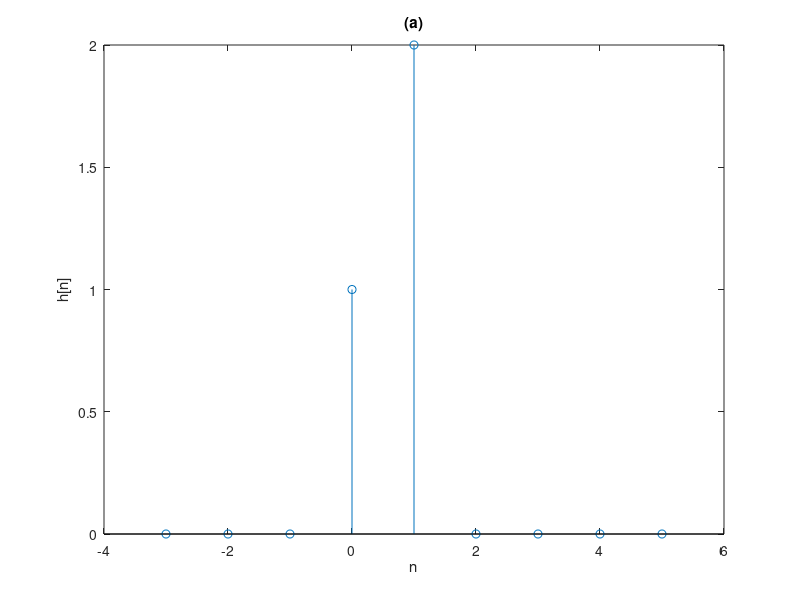
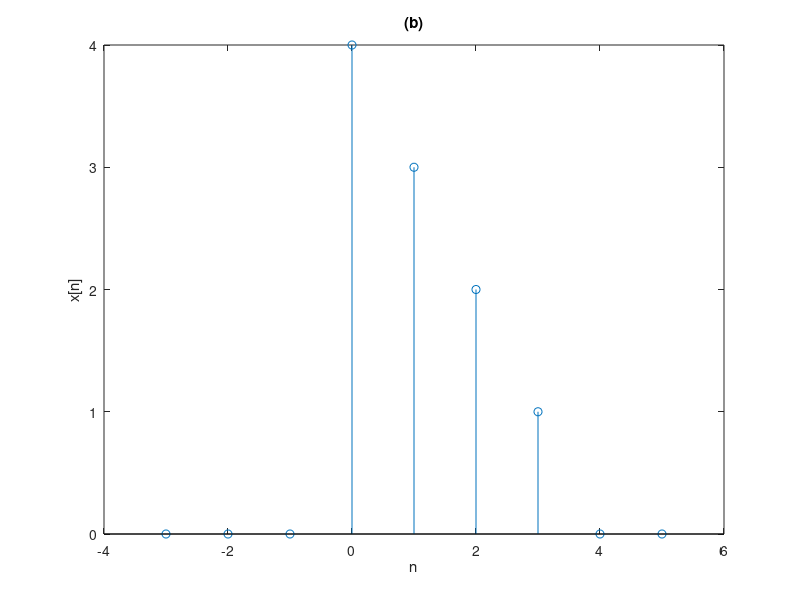
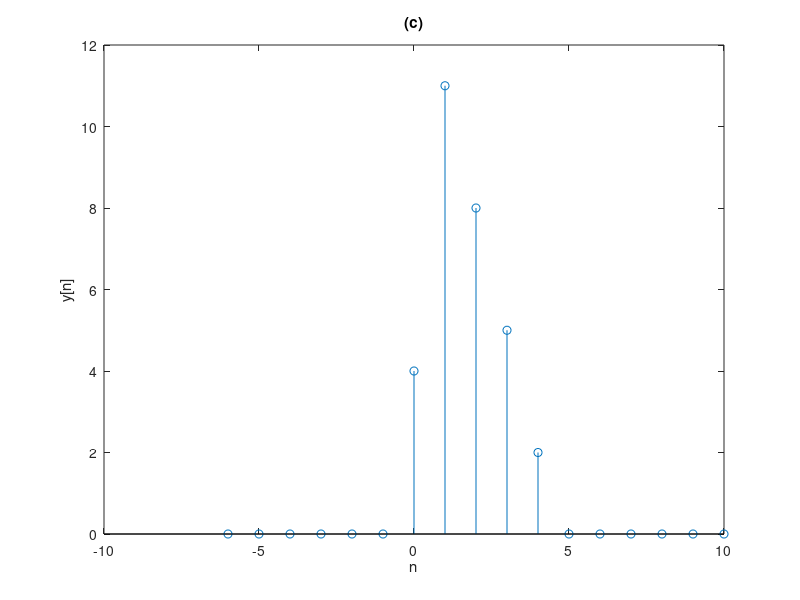
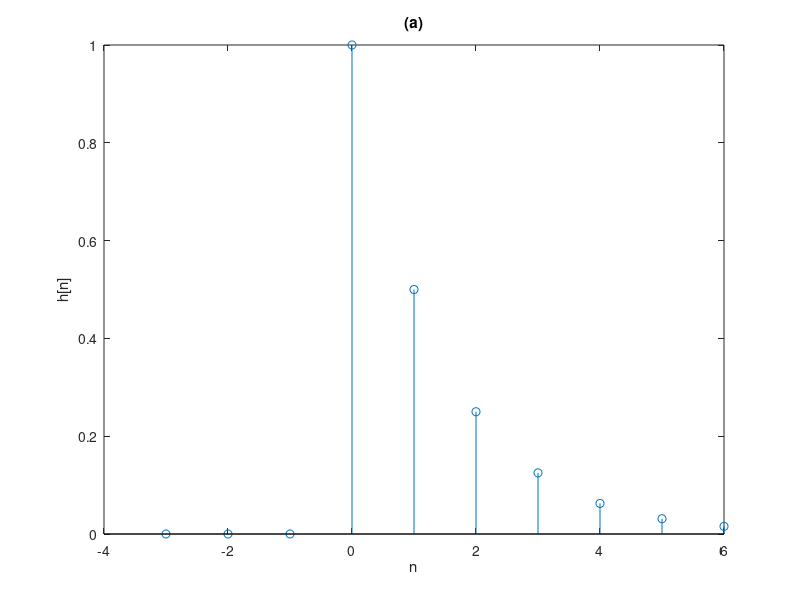

Source code (MATLAB) for these figures, in order: (Note: this script raises an error after producing the figures.)
% Problem 1
% Set the range of n value
n = [-3 -2 -1 0 1 2 3 4 5];
% The value of h[n]
h = [0 0 0 1 2 0 0 0 0];
% The value of x[n]
x = [0 0 0 4 3 2 1 0 0];
% Plot the value of h[n]
figure
stem(n,h);
xlabel('n');
ylabel('h[n]');
title('(a)');
% Plot the value of x[n]
figure
stem(n,x);
xlabel('n');
ylabel('x[n]');
title('(b)');
% Calculate the convolution of h[n] and x[n]
y = conv(h, x);
% Reset n range according to the value of y[n]
n = [-6 -5 -4 -3 -2 -1 0 1 2 3 4 5 6 7 8 9 10];
% Plot the value of y[n] = x[n]*h[n]
figure
stem(n, y);
xlabel('n');
ylabel('y[n]');
title('(c)');

% Problem 2
% Set the range of n value
n = [-3 -2 -1 0 1 2 3 4 5 6];
% The value of h[n]
h = [0 0 0 1 0.5 0.25 0.125 1/16 1/32 1/64];
% The value of x[n]
x = [0 0 0 1 1 1 1 1 1 1];
% Plot the value of h[n]
figure
stem(n,h);
xlabel('n');
ylabel('h[n]');
title('(a)');
% Plot the value of x[n]
figure
stem(n,x);
xlabel('n');
ylabel('x[n]');
title('(b)');
% Calculate the convolution of h[n] and x[n]
y = conv(h, x);
% Plot the value of y[n] = x[n]*h[n]
figure
stem(y);
xlabel('n');
ylabel('y[n]');
title('(c)');

% Problem 5(f) partial fraction expansion
syms A B C
eqn1 = A + B + C == -3.25;
eqn2 = -0.5*A - 1.25*B + 0.25*C == -1;
eqn3 = -0.5*A + 0.25*B - 0.125*C == -1/2;
sol = solve([eqn1, eqn2, eqn3], [A, B, C]);
ASol = sol.A;
BSol = sol.B;
CSol = sol.C;

% Problem 4
b = [0.3375 0 -0.3375];
a = [1 -0.2326 0.3249];
[h,w] = freqz(b,a,100);
x = [0 1 0 0 0 0 0 0 0 0 0 0 0 0 0 0 0];
y = filter(b, a, x);
stem(y);
xlabel('n');
ylabel('y[n]');
